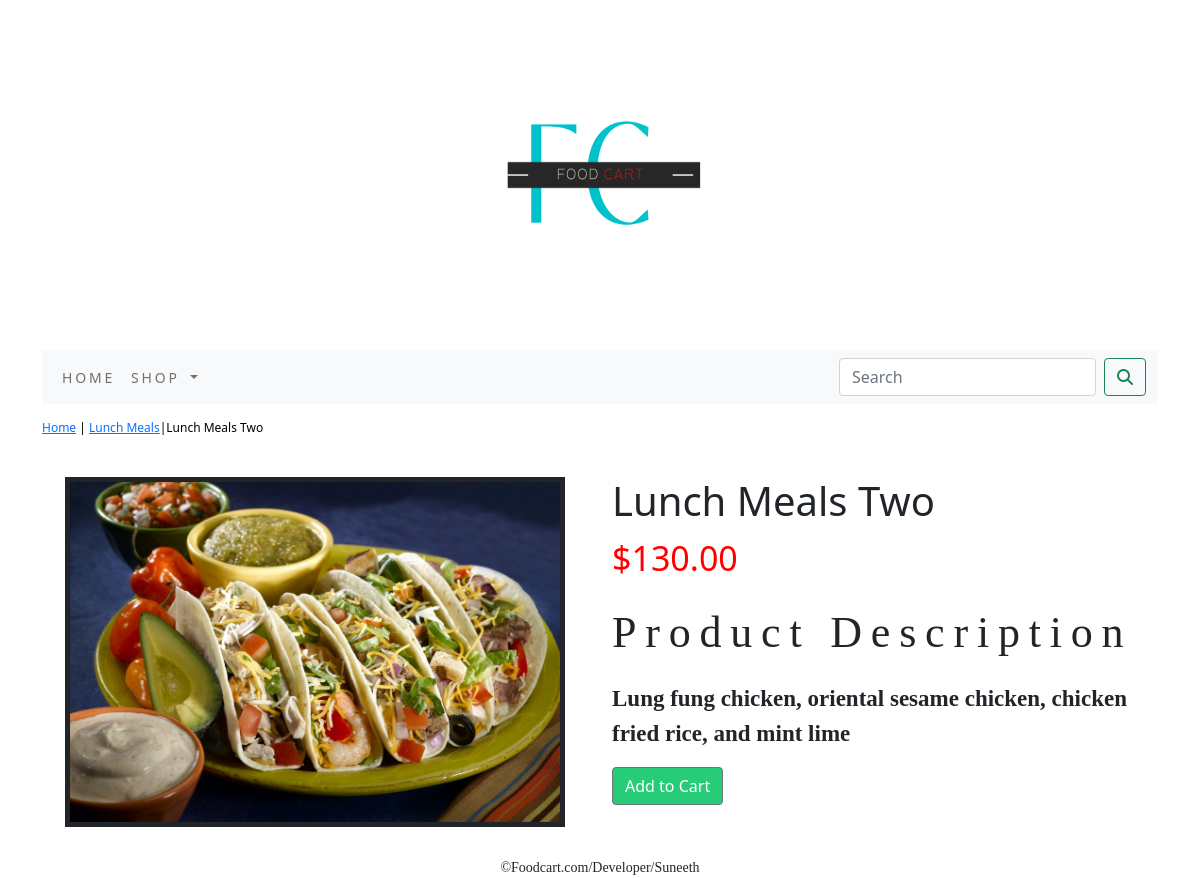
The page /lunch-meals/lunch-meals-two/ on the database its author committed.
### ecommerceapp/models.py (models this page shows, shortened)
class Product(models.Model):
    name=models.CharField(max_length=250,unique=True)
    slug=models.SlugField(max_length=250,unique=True)
    description=models.TextField(blank=True)
    price=models.DecimalField(max_digits=10,decimal_places=2)
    category=models.ForeignKey(Category,on_delete=models.CASCADE)
    image = models.ImageField(upload_to='product', blank=True)
    stock=models.IntegerField()
    available=models.BooleanField(default=True)
    created=models.DateTimeField(auto_now_add=True)
    updated=models.DateTimeField(auto_now=True)
    class Meta:
        ordering = ('name',)
        verbose_name = 'product'
        verbose_name_plural = 'products'

class Category(models.Model):
    name=models.CharField(max_length=250,unique=True)
    slug=models.SlugField(max_length=250,unique=True)
    description=models.TextField(blank=True)
    image=models.ImageField(upload_to='category',blank=True)
    class Meta:
        ordering=('name',)
        verbose_name='category'
        verbose_name_plural='categories'
    def get_url(self):
        return reverse("ecommerceapp:products_by_category", args=[self.slug])
    def __str__(self):
        return '{}'.format(self.name)

### ecommerceapp/views.py (the view)
# urls.py: path('<slug:c_slug>/<slug:product_slug>/',views.proDetail,name='ProdCatDetail')
def proDetail(request,c_slug,product_slug):
    try:
        product=Product.objects.get(category__slug=c_slug,slug=product_slug)
    except Exception as e:
        raise e
    return render(request,'product.html',{'product':product})

### cartapp/context_processors.py (called while the page is built)
def counter(request):
    item_count=0
    if 'admin' in request.path:
        return {}
    else:
        try:
            cart=Cart.objects.filter(cart_id=_cart_id(request))
            cart_items=CartItem.objects.all().filter(cart=cart[:1])
            for cart_item in cart_items:
                item_count+=cart_item.quantity
        except Cart.DoesNotExist:
            item_count=0
        return dict(item_count=item_count)

### cartapp/views.py (called while the page is built)
def _cart_id(request):
    cart=request.session.session_key
    if not cart:
        cart=request.session.create()
    return cart

### ecommerceapp/context_processors.py (called while the page is built)
def menu_links(request):
    links=Category.objects.all()
    return dict(links=links)

### templates/product.html (shortened to what this page needs)
{% extends 'base.html' %}
{% load static %}
{% block content %}
   <div class="row my_prod_row_class">
         <div class="mx_auto">
              <p><a href="{% url 'ecommerceapp:allProdCat' %}">Home</a> | <a href="{{product.category.get_url}}">{{product.category}}</a>|{{product.name}}</p>
         </div>
       <div class="container">
           <br>
           <div class="row">
               <div class="col-12 col-sm-12 col-md-12 col-lg-6 text-center">
                   <div style="min-width:18rem">
                       <img src="{{product.image.url}}"border="5px solid grey;" alt="{{product.name}}" width="500px" height="350px">
                   </div>
               </div>
                   <div class="col-12 col-sm-12 col-md-12 col-lg-6">
                       <div>
                       <h1 class="my_prod_title">{{product.name}}</h1>
                       <p style="color:red;font-size:34px;">${{product.price}}</p>
                       <p class="my_title">Product Description</p>
                       <p class="text-justify my_prod_text" style="font-family:Cursive;font-size:23px;">{{product.description}}</p>
                       {% if product.stock <= 0 %}
                       <p class="text-justify my_prod_text"><b>Out of stock</b></p>
                       {% else %}
                       <a class="btn btn-secondary" style="background-color:#27CC78;" href="{% url 'cartapp:add_cart' product.id %}">Add to Cart</a>
                       {% endif %}
                   </div>
               </div>
           </div>
           </div>
{% endblock %}

### static/css/custom.css (style rules this page uses)
body { font-family:Garamond (serif); }
.my_title { font-size:44px; letter-spacing:.2em; font-family:cursive; }
.my_prod_row_class { padding-top:15px; padding-bottom:20px; }
.my_prod_row_class .mx_auto { color:black; font-size:12px; text-decoration:none; }
.my_prod_text { padding-right:20px; font-family:Cursive; font-weight:bold; font-size:22px; }

### rows shown on the page
Product: category "Lunch Meals", name "Lunch Meals Two", image (picture), price "130.00", description "Lung fung chicken, oriental sesame chicken, chicken fried rice, and mint lime"
